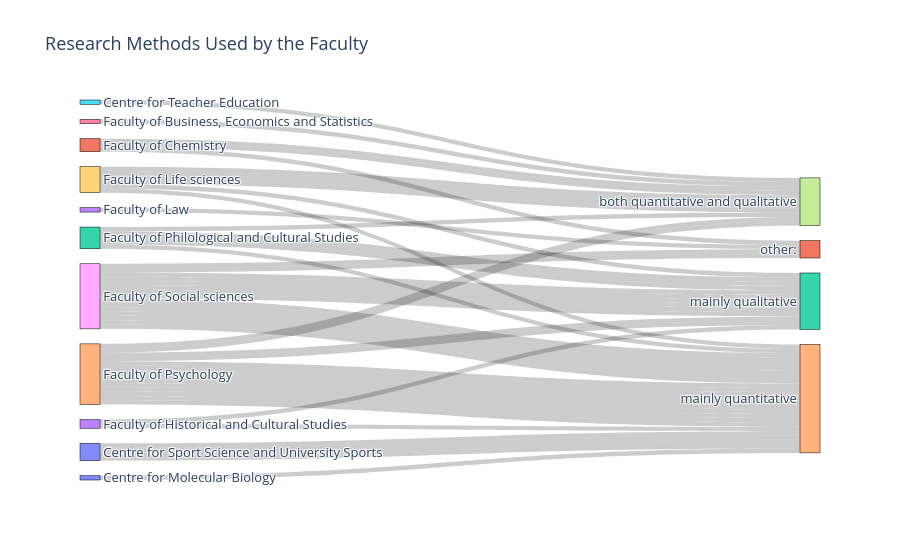

The notebook cell this image was saved under:
### Code cell
# Prepare data for Sankey diagram with research methods
faculty = df['faculty'].dropna().tolist()
research_methods = df['research_methods'].dropna().tolist()

# Combine all nodes
all_nodes = list(set(faculty + research_methods))

# Create a mapping from node name to index
node_indices = {node: idx for idx, node in enumerate(all_nodes)}

# Create source and target indices for Sankey diagram
sources = [node_indices[fac] for fac in faculty if fac in node_indices]
targets = [node_indices[method] for method in research_methods if method in node_indices]

# Create the Sankey diagram
fig_sankey_rm = go.Figure(data=[go.Sankey(
    node=dict(
        pad=15,
        thickness=20,
        line=dict(color="black", width=0.5),
        label=all_nodes
    ),
    link=dict(
        source=sources,
        target=targets,
        value=[1] * len(targets)  # set all values to 1 for simplicity
    )
)])

fig_sankey_rm.update_layout(title_text="Research Methods Used by the Faculty", font_size=13)
fig_sankey_rm.show()

### Figure 1 — Plotly figure (JSON) as saved in the notebook; plotly's stock layout.template omitted (floating-point values rounded to 4 significant figures)
{"data": [{"link": {"source": [4, 4, 4, 4, 8, 10, 8, 4, 4, 4, 4, 2, 11, 2, 8, 4, 10, 11, 8, 0, 4, 13, 8, 8, 4, 5, 4, 4, 11, 8, 8, 8, 9, 10, 8, 2, 8, 9, 2, 3, 9, 10, 2, 9, 3, 8, 8, 9, 8, 6, 9, 4, 8, 8, 4], "target": [14, 14, 7, 14, 14, 14, 12, 7, 14, 14, 14, 14, 7, 12, 12, 14, 14, 7, 14, 14, 14, 1, 14, 1, 14, 7, 12, 14, 1, 12, 14, 14, 7, 14, 12, 7, 14, 7, 12, 12, 14, 14, 12, 7, 14, 12, 12, 7, 1, 7, 12, 12, 14], "value": [1, 1, 1, 1, 1, 1, 1, 1, 1, 1, 1, 1, 1, 1, 1, 1, 1, 1, 1, 1, 1, 1, 1, 1, 1, 1, 1, 1, 1, 1, 1, 1, 1, 1, 1, 1, 1, 1, 1, 1, 1, 1, 1, 1, 1, 1, 1, 1, 1, 1, 1, 1, 1]}, "node": {"label": ["Centre for Molecular Biology", "other:", "Faculty of Philological and Cultural Studies", "Faculty of Historical and Cultural Studies", "Faculty of Psychology", "Centre for Teacher Education", "Faculty of Business, Economics and Statistics", "both quantitative and qualitative", "Faculty of Social sciences", "Faculty of Life sciences", "Centre for Sport Science and University Sports", "Faculty of Chemistry", "mainly qualitative", "Faculty of Law", "mainly quantitative"], "line": {"color": "black", "width": 0.5}, "pad": 15, "thickness": 20}, "type": "sankey"}], "layout": {"font": {"size": 13}, "title": {"text": "Research Methods Used by the Faculty"}}}
